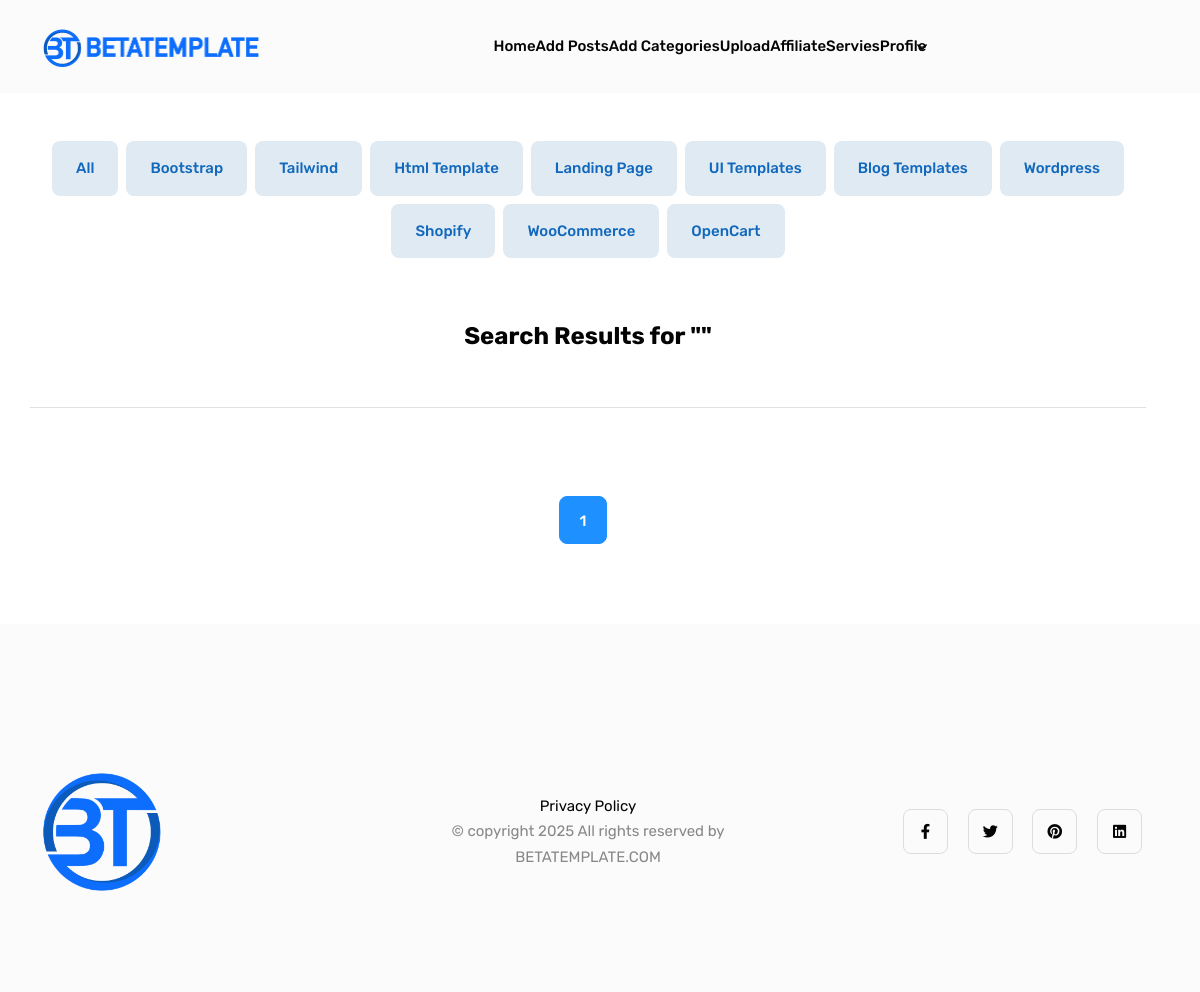
The app's page /search/ (signed in) with its own data.
### api/models.py (models this page shows, shortened)
class Category(models.Model):
    name = models.CharField(max_length=100, unique=True)
    slug = models.SlugField(unique=True, blank=True)
    class Meta:
        verbose_name_plural = "Categories"
    def get_absolute_url(self):
        return reverse("category_posts", kwargs={"slug": self.slug})

### api/views.py (the view)
# urls.py: path('search/', views.post_search, name='post_search'),
def post_search(request):
    query = request.GET.get('q', '')
    results = Post.objects.filter(
        Q(title__icontains=query) | Q(content__icontains=query)
    ).order_by('-created_at') if query else Post.objects.none()
    paginator = Paginator(results, 24)
    page_number = request.GET.get('page')
    page_obj = paginator.get_page(page_number)
    categories = Category.objects.all()
    return render(request, 'post_search.html', {
        'query': query,
        'page_obj': page_obj,
        'categories': categories,
    })

### api/templates/post_search.html (shortened to what this page needs)
{% extends 'base.html' %}
{% block content %}
<section class="my-5">
	<div class="container">
		<div class="row">
			<div class="col-lg-12">
				<div class="me-lg-4">
                    <div class="col-lg-12">
                        <ul class="pagination flex-wrap justify-content-center gap-2 p-0 m-0">
                            <li class="list-unstyled">
                              <a href="{% url 'post_list' %}" class="btn btn-outline-primary px-4 py-3 rounded">
                                All
                              </a>
                            </li>
                            {% for cat in categories %}
                              <li class="list-unstyled">
                                <a href="{{ cat.get_absolute_url }}" class="btn btn-outline-primary px-4 py-3 rounded">
                                  {{ cat.name }}
                                </a>
                              </li>
                            {% empty %}
                              <li>No categories available.</li>
                            {% endfor %}
                          </ul>
                    </div>
					<div class="row gy-5 my-3">
                        <h3 class="text-center">Search Results for "{{ query }}"</h3>
                        <hr>
            <div class="col-12">
              <nav class="mt-4">
                <nav aria-label="Page navigation">
                  <ul class="pagination justify-content-center">
                    {% for num in page_obj.paginator.page_range %}
                      {% if num == 1 or num == page_obj.paginator.num_pages or num >= page_obj.number|add:'-1' and num <= page_obj.number|add:'1' %}
                        {% if num == page_obj.number %}
                          <li class="page-item active">
                            <span class="page-link btn btn-outline-primary text-white">{{ num }}</span>
                          </li>
                        {% else %}
                          <li class="page-item">
                            <a class="page-link" href="?q={{ query }}&page={{ num }}">{{ num }}</a>
                          </li>
                        {% endif %}
                      {% elif num == 2 and page_obj.number > 4 %}
                        <li class="page-item disabled"><span class="page-link">...</span></li>
                      {% elif num == page_obj.paginator.num_pages|add:'-1' and page_obj.number < page_obj.paginator.num_pages|add:'-3' %}
                        <li class="page-item disabled"><span class="page-link">...</span></li>
                      {% endif %}
                    {% endfor %}
                  </ul>
                </nav>
              </nav>
            </div>
					</div>
				</div>
			</div>
		</div>
	</div>
</section>
{% endblock %}

### records on screen
Category: name "Bootstrap"
Category: name "Tailwind"
Category: name "Html Template"
Category: name "Landing Page"
Category: name "UI Templates"
Category: name "Blog Templates"
Category: name "Wordpress"
Category: name "Shopify"
Category: name "WooCommerce"
Category: name "OpenCart"

### other values on screen
{{ num }} "1"
